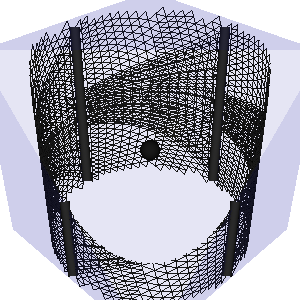

Generate this figure with Python:
#!/usr/bin/env python

# Demonstrate vtkVectorFieldTopology computing critical points,
# separating lines, separating surfaces, and boundary switch features
# from a computed vector field on a wavelet source.

# Factory overrides
import vtkmodules.vtkInteractionStyle  # noqa: F401
import vtkmodules.vtkRenderingFreeType  # noqa: F401
import vtkmodules.vtkRenderingOpenGL2  # noqa: F401

from vtkmodules.vtkCommonDataModel import vtkDataObject
from vtkmodules.vtkFiltersCore import vtkArrayCalculator
from vtkmodules.vtkFiltersFlowPaths import vtkVectorFieldTopology
from vtkmodules.vtkImagingCore import vtkRTAnalyticSource
from vtkmodules.vtkRenderingCore import (
    vtkActor,
    vtkDataSetMapper,
    vtkRenderWindow,
    vtkRenderWindowInteractor,
    vtkRenderer,
)

# Wavelet source
wavelet = vtkRTAnalyticSource()
wavelet.SetWholeExtent(-10, 10, -10, 10, -10, 10)

# Compute vector field
calc = vtkArrayCalculator()
calc.AddCoordinateScalarVariable("coordsX", 0)
calc.AddCoordinateScalarVariable("coordsY", 1)
calc.AddCoordinateScalarVariable("coordsZ", 2)
calc.SetFunction(
    "coordsY*iHat - coordsX*jHat + coordsZ*kHat")
calc.SetInputConnection(wavelet.GetOutputPort())
calc.Update()

# Vector field topology
topology = vtkVectorFieldTopology()
topology.SetInputData(calc.GetOutput())
topology.SetIntegrationStepUnit(1)
topology.SetSeparatrixDistance(1)
topology.SetIntegrationStepSize(1)
topology.SetMaxNumSteps(1000)
topology.SetComputeSurfaces(True)
topology.SetUseBoundarySwitchPoints(True)
topology.SetUseIterativeSeeding(True)
topology.SetInputArrayToProcess(
    0, 0, 0, vtkDataObject.FIELD_ASSOCIATION_POINTS, "resultArray")
topology.Update()

# Bounding box
wavelet_mapper = vtkDataSetMapper()
wavelet_mapper.SetInputConnection(wavelet.GetOutputPort())

wavelet_actor = vtkActor()
wavelet_actor.SetMapper(wavelet_mapper)
wavelet_actor.GetProperty().SetColor(0.4, 0.4, 0.4)
wavelet_actor.GetProperty().SetOpacity(0.1)
wavelet_actor.GetProperty().SetRepresentationToSurface()

# Critical points
point_mapper = vtkDataSetMapper()
point_mapper.SetInputConnection(topology.GetOutputPort(0))

point_actor = vtkActor()
point_actor.SetMapper(point_mapper)
point_actor.GetProperty().SetColor(0.1, 0.1, 0.1)
point_actor.GetProperty().SetPointSize(20.0)
point_actor.GetProperty().SetRenderPointsAsSpheres(True)

# Separating lines
line_mapper = vtkDataSetMapper()
line_mapper.SetInputConnection(topology.GetOutputPort(1))

line_actor = vtkActor()
line_actor.SetMapper(line_mapper)
line_actor.GetProperty().SetColor(0.2, 0.2, 0.2)
line_actor.GetProperty().SetLineWidth(10.0)
line_actor.GetProperty().SetRenderLinesAsTubes(True)

# Separating surfaces
surface_mapper = vtkDataSetMapper()
surface_mapper.SetInputConnection(topology.GetOutputPort(2))

surface_actor = vtkActor()
surface_actor.SetMapper(surface_mapper)
surface_actor.GetProperty().SetColor(0.1, 0.1, 0.1)
surface_actor.GetProperty().SetRepresentationToWireframe()

# Boundary switch lines
line_mapper_2 = vtkDataSetMapper()
line_mapper_2.SetInputConnection(topology.GetOutputPort(3))

line_actor_2 = vtkActor()
line_actor_2.SetMapper(line_mapper_2)
line_actor_2.GetProperty().SetColor(0.2, 0.2, 0.2)
line_actor_2.GetProperty().SetLineWidth(10.0)
line_actor_2.GetProperty().SetRenderLinesAsTubes(True)

# Boundary switch surfaces
surface_mapper_2 = vtkDataSetMapper()
surface_mapper_2.SetInputConnection(topology.GetOutputPort(4))

surface_actor_2 = vtkActor()
surface_actor_2.SetMapper(surface_mapper_2)
surface_actor_2.GetProperty().SetColor(0.1, 0.1, 0.1)
surface_actor_2.GetProperty().SetRepresentationToWireframe()

# Renderer
renderer = vtkRenderer()
renderer.AddActor(wavelet_actor)
renderer.AddActor(point_actor)
renderer.AddActor(line_actor)
renderer.AddActor(surface_actor)
renderer.AddActor(line_actor_2)
renderer.AddActor(surface_actor_2)
renderer.SetBackground(1.0, 1.0, 1.0)

# Window
render_window = vtkRenderWindow()
render_window.AddRenderer(renderer)
render_window.SetMultiSamples(0)
render_window.SetSize(300, 300)
render_window.SetWindowName("vortex field topology")

# Interactor
interactor = vtkRenderWindowInteractor()
interactor.SetRenderWindow(render_window)

# Scene - position camera based on bounds
renderer.ResetCamera()
bounds = renderer.ComputeVisiblePropBounds()
center = [(bounds[0] + bounds[1])/2, (bounds[2] + bounds[3])/2, (bounds[4] + bounds[5])/2]
max_dim = max(bounds[1] - bounds[0], bounds[3] - bounds[2], bounds[5] - bounds[4])
distance = max_dim * 1.5

camera = renderer.GetActiveCamera()
camera.SetPosition(center[0] + distance, center[1] + distance, center[2] + distance)
camera.SetFocalPoint(center[0], center[1], center[2])
camera.SetViewUp(0, 0, 1)

interactor.Initialize()
interactor.Start()
